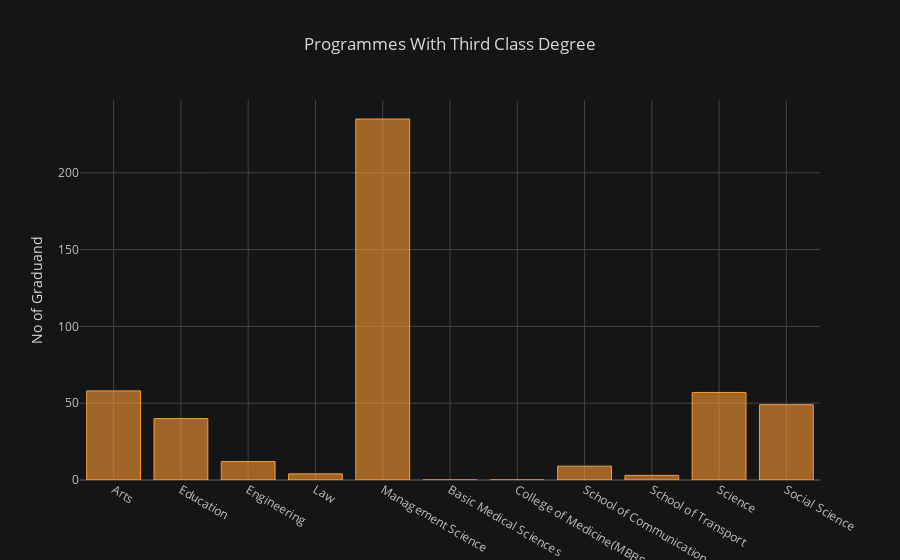

Notebook cell for this chart:
### Code cell
Table_2.iplot(kind='bar',x="Programme",y="3rd Class Honours",title="Programmes With Third Class Degree",yTitle="No of Graduand",theme="solar")

### Figure 1 — Plotly figure (JSON) as saved in the notebook; plotly's stock layout.template omitted (floating-point values rounded to 4 significant figures)
{"data": [{"marker": {"color": "rgba(255, 153, 51, 0.6)", "line": {"color": "rgba(255, 153, 51, 1.0)", "width": 1}}, "name": "3rd Class Honours", "orientation": "v", "text": "", "type": "bar", "uid": "60f9c69b-5df9-4995-a2ac-57f1deaaf396", "x": ["Arts", "Education", "Engineering", "Law", "Management Science", "Basic Medical Sciences", "College of Medicine(MBBS & BDS)", "School of Communication", "School of Transport", "Science", "Social Science"], "y": [58, 40, 12, 4, 235, 0, 0, 9, 3, 57, 49]}], "layout": {"legend": {"bgcolor": "#151516", "font": {"color": "#D9D9D9"}}, "paper_bgcolor": "#151516", "plot_bgcolor": "#151516", "title": {"font": {"color": "#D9D9D9"}, "text": "Programmes With Third Class Degree"}, "xaxis": {"gridcolor": "#434343", "showgrid": true, "tickfont": {"color": "#C2C2C2"}, "title": {"font": {"color": "#D9D9D9"}, "text": ""}, "zerolinecolor": "#666570"}, "yaxis": {"gridcolor": "#434343", "showgrid": true, "tickfont": {"color": "#C2C2C2"}, "title": {"font": {"color": "#D9D9D9"}, "text": "No of Graduand"}, "zerolinecolor": "#666570"}}}
